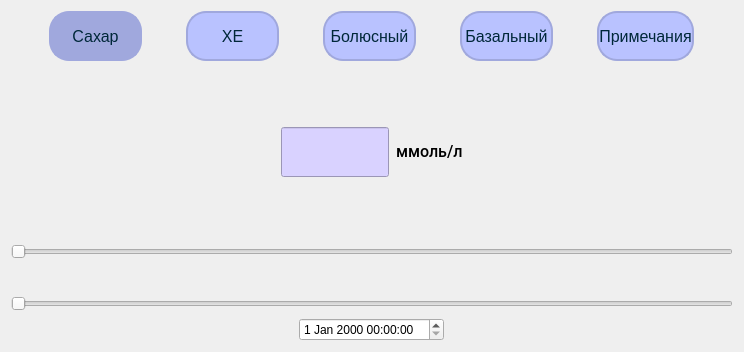
          <widget class="QWidget" name="tab">
           <property name="contextMenuPolicy">
            <enum>Qt::NoContextMenu</enum>
           </property>
           <attribute name="title">
            <string>Сахар</string>
           </attribute>
           <layout class="QHBoxLayout" name="horizontalLayout">
            <item>
             <layout class="QHBoxLayout" name="horizontalLayout_16">
              <item>
               <layout class="QVBoxLayout" name="verticalLayout_29">
                <item>
                 <layout class="QHBoxLayout" name="horizontalLayout_17">
                  <item>
                   <widget class="QPushButton" name="ButtonSugar_Sugar">
                    <property name="enabled">
                     <bool>true</bool>
                    </property>
                    <property name="sizePolicy">
                     <sizepolicy hsizetype="Fixed" vsizetype="Fixed">
                      <horstretch>0</horstretch>
                      <verstretch>0</verstretch>
                     </sizepolicy>
                    </property>
                    <property name="minimumSize">
                     <size>
                      <width>93</width>
                      <height>50</height>
                     </size>
                    </property>
                    <property name="styleSheet">
                     <string notr="true">QPushButton{
font-family: 'Roboto medium';
font-size: 16px; 	
color: rgb(0, 39, 57);
background-color: rgb(160, 168, 221);
	border-color: rgb(160, 168, 221);
border: 2px solid rgb(160, 168, 221) ;
border-radius: 20px;}
QPushButton:pressed {
	background-color: rgb(160, 168, 221);
}</string>
                    </property>
                    <property name="text">
                     <string>Сахар</string>
                    </property>
                   </widget>
                  </item>
                  <item>
                   <widget class="QPushButton" name="ButtonHE_Sugar">
                    <property name="sizePolicy">
                     <sizepolicy hsizetype="Fixed" vsizetype="Fixed">
                      <horstretch>0</horstretch>
                      <verstretch>0</verstretch>
                     </sizepolicy>
                    </property>
                    <property name="minimumSize">
                     <size>
                      <width>93</width>
                      <height>50</height>
                     </size>
                    </property>
                    <property name="styleSheet">
                     <string notr="true">QPushButton{font-family: 'Roboto medium';
font-size: 16px;
color: rgb(0, 39, 57);
background-color: rgb(185, 194, 255);
	border-color: rgb(160, 168, 221);
border: 2px solid rgb(160, 168, 221) ;
border-radius: 20px;}
QPushButton:pressed {
	background-color: rgb(160, 168, 221);
}</string>
                    </property>
                    <property name="text">
                     <string>ХЕ</string>
                    </property>
                   </widget>
                  </item>
                  <item>
                   <widget class="QPushButton" name="ButtonBolus_Sugar">
                    <property name="sizePolicy">
                     <sizepolicy hsizetype="Fixed" vsizetype="Fixed">
                      <horstretch>0</horstretch>
                      <verstretch>0</verstretch>
                     </sizepolicy>
                    </property>
                    <property name="minimumSize">
                     <size>
                      <width>93</width>
                      <height>50</height>
                     </size>
                    </property>
                    <property name="styleSheet">
                     <string notr="true">QPushButton{font-family: 'Roboto medium';
font-size: 16px;
color: rgb(0, 39, 57);
background-color: rgb(185, 194, 255);
	border-color: rgb(160, 168, 221);
border: 2px solid rgb(160, 168, 221) ;
border-radius: 20px;}
QPushButton:pressed {
	background-color: rgb(160, 168, 221);
}</string>
                    </property>
                    <property name="text">
                     <string>Болюсный</string>
                    </property>
                   </widget>
                  </item>
                  <item>
                   <widget class="QPushButton" name="ButtonBazal_Sugar">
                    <property name="sizePolicy">
                     <sizepolicy hsizetype="Fixed" vsizetype="Fixed">
                      <horstretch>0</horstretch>
                      <verstretch>0</verstretch>
                     </sizepolicy>
                    </property>
                    <property name="minimumSize">
                     <size>
                      <width>93</width>
                      <height>50</height>
                     </size>
                    </property>
                    <property name="styleSheet">
                     <string notr="true">QPushButton{font-family: 'Roboto medium';
font-size: 16px;
color: rgb(0, 39, 57);
background-color: rgb(185, 194, 255);
	border-color: rgb(160, 168, 221);
border: 2px solid rgb(160, 168, 221) ;
border-radius: 20px;}
QPushButton:pressed {
	background-color: rgb(160, 168, 221);
}</string>
                    </property>
                    <property name="text">
                     <string>Базальный</string>
                    </property>
                   </widget>
                  </item>
                  <item>
                   <widget class="QPushButton" name="ButtonNotes_Sugar">
                    <property name="sizePolicy">
                     <sizepolicy hsizetype="Fixed" vsizetype="Fixed">
                      <horstretch>0</horstretch>
                      <verstretch>0</verstretch>
                     </sizepolicy>
                    </property>
                    <property name="minimumSize">
                     <size>
                      <width>93</width>
                      <height>50</height>
                     </size>
                    </property>
                    <property name="styleSheet">
                     <string notr="true">QPushButton{font-family: 'Roboto medium';
font-size: 16px;
color: rgb(0, 39, 57);
background-color: rgb(185, 194, 255);
	border-color: rgb(160, 168, 221);
border: 2px solid rgb(160, 168, 221) ;
border-radius: 20px;}
QPushButton:pressed {
	background-color: rgb(160, 168, 221);
}</string>
                    </property>
                    <property name="text">
                     <string>Примечания</string>
                    </property>
                   </widget>
                  </item>
                 </layout>
                </item>
                <item>
                 <spacer name="verticalSpacer_30">
                  <property name="orientation">
                   <enum>Qt::Vertical</enum>
                  </property>
                  <property name="sizeType">
                   <enum>QSizePolicy::Fixed</enum>
                  </property>
                  <property name="sizeHint" stdset="0">
                   <size>
                    <width>20</width>
                    <height>60</height>
                   </size>
                  </property>
                 </spacer>
                </item>
                <item>
                 <layout class="QVBoxLayout" name="verticalLayout_30">
                  <property name="spacing">
                   <number>7</number>
                  </property>
                  <item>
                   <layout class="QHBoxLayout" name="horizontalLayout_4">
                    <item>
                     <spacer name="horizontalSpacer">
                      <property name="orientation">
                       <enum>Qt::Horizontal</enum>
                      </property>
                      <property name="sizeType">
                       <enum>QSizePolicy::Fixed</enum>
                      </property>
                      <property name="sizeHint" stdset="0">
                       <size>
                        <width>270</width>
                        <height>10</height>
                       </size>
                      </property>
                     </spacer>
                    </item>
                    <item>
                     <widget class="QLineEdit" name="lineEdit_15">
                      <property name="sizePolicy">
                       <sizepolicy hsizetype="Fixed" vsizetype="Fixed">
                        <horstretch>0</horstretch>
                        <verstretch>0</verstretch>
                       </sizepolicy>
                      </property>
                      <property name="minimumSize">
                       <size>
                        <width>100</width>
                        <height>50</height>
                       </size>
                      </property>
                      <property name="styleSheet">
                       <string notr="true">background-color: rgb(217, 210, 255);
border-color: rgb(217, 210, 255);
font: 9pt &quot;Verdana&quot;;</string>
                      </property>
                      <property name="text">
                       <string/>
                      </property>
                     </widget>
                    </item>
                    <item>
                     <widget class="QLabel" name="label">
                      <property name="sizePolicy">
                       <sizepolicy hsizetype="Fixed" vsizetype="Fixed">
                        <horstretch>0</horstretch>
                        <verstretch>0</verstretch>
                       </sizepolicy>
                      </property>
                      <property name="font">
                       <font>
                        <family>Roboto medium</family>
                        <pointsize>-1</pointsize>
                        <bold>false</bold>
                       </font>
                      </property>
                      <property name="styleSheet">
                       <string notr="true">font-family: 'Roboto medium';
font-size: 16px;</string>
                      </property>
                      <property name="text">
                       <string>ммоль/л</string>
                      </property>
                      <property name="textFormat">
                       <enum>Qt::AutoText</enum>
                      </property>
                     </widget>
                    </item>
                    <item>
                     <spacer name="horizontalSpacer_2">
                      <property name="orientation">
                       <enum>Qt::Horizontal</enum>
                      </property>
                      <property name="sizeType">
                       <enum>QSizePolicy::Fixed</enum>
                      </property>
                      <property name="sizeHint" stdset="0">
                       <size>
                        <width>270</width>
                        <height>20</height>
                       </size>
                      </property>
                     </spacer>
                    </item>
                   </layout>
                  </item>
                  <item>
                   <spacer name="verticalSpacer_31">
                    <property name="orientation">
                     <enum>Qt::Vertical</enum>
                    </property>
                    <property name="sizeType">
                     <enum>QSizePolicy::Fixed</enum>
                    </property>
                    <property name="sizeHint" stdset="0">
                     <size>
                      <width>20</width>
                      <height>60</height>
                     </size>
                    </property>
                   </spacer>
                  </item>
                  <item>
                   <widget class="QSlider" name="horizontalSlider_29">
                    <property name="styleSheet">
                     <string notr="true">image: url(:/new/prefix1/resourses/images/0AB93DB0-B961-4EA3-9FDA-E0FB72846433-removebg-preview.png);</string>
                    </property>
                    <property name="orientation">
                     <enum>Qt::Horizontal</enum>
                    </property>
                   </widget>
                  </item>
                  <item>
                   <spacer name="verticalSpacer_32">
                    <property name="orientation">
                     <enum>Qt::Vertical</enum>
                    </property>
                    <property name="sizeType">
                     <enum>QSizePolicy::Fixed</enum>
                    </property>
                    <property name="sizeHint" stdset="0">
                     <size>
                      <width>20</width>
                      <height>30</height>
                     </size>
                    </property>
                   </spacer>
                  </item>
                  <item>
                   <widget class="QSlider" name="horizontalSlider_30">
                    <property name="styleSheet">
                     <string notr="true">image: url(:/new/prefix1/resourses/2.png);</string>
                    </property>
                    <property name="orientation">
                     <enum>Qt::Horizontal</enum>
                    </property>
                   </widget>
                  </item>
                  <item alignment="Qt::AlignHCenter|Qt::AlignVCenter">
                   <widget class="QDateTimeEdit" name="dateTimeEdit_15">
                    <property name="sizePolicy">
                     <sizepolicy hsizetype="Fixed" vsizetype="Fixed">
                      <horstretch>0</horstretch>
                      <verstretch>0</verstretch>
                     </sizepolicy>
                    </property>
                    <property name="baseSize">
                     <size>
                      <width>140</width>
                      <height>40</height>
                     </size>
                    </property>
                    <property name="layoutDirection">
                     <enum>Qt::LeftToRight</enum>
                    </property>
                    <property name="calendarPopup">
                     <bool>false</bool>
                    </property>
                    <property name="timeSpec">
                     <enum>Qt::LocalTime</enum>
                    </property>
                   </widget>
                  </item>
                 </layout>
                </item>
               </layout>
              </item>
             </layout>
            </item>
           </layout>
          </widget>
